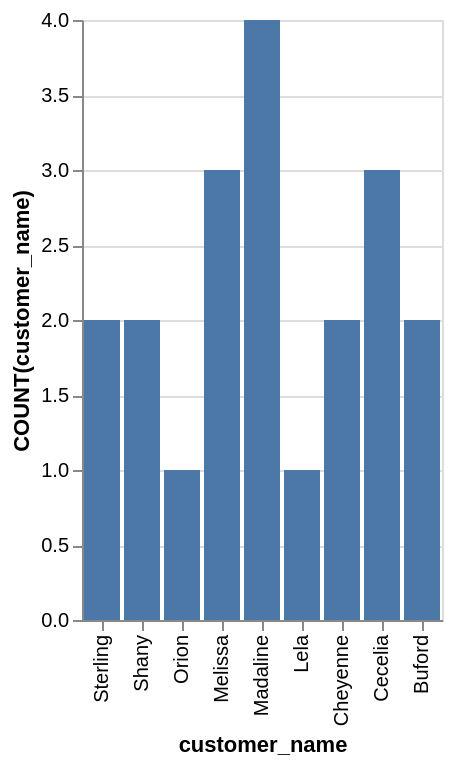

This figure's Vega-Lite source:
### Vega-Lite specification from a JSON file in a GitHub repository (floating-point values rounded to 4 significant figures)
{"data": {"values": [{"x_data": "Buford", "y_data": 2}, {"x_data": "Cecelia", "y_data": 3}, {"x_data": "Cheyenne", "y_data": 2}, {"x_data": "Lela", "y_data": 1}, {"x_data": "Madaline", "y_data": 4}, {"x_data": "Melissa", "y_data": 3}, {"x_data": "Orion", "y_data": 1}, {"x_data": "Shany", "y_data": 2}, {"x_data": "Sterling", "y_data": 2}]}, "mark": "bar", "encoding": {"x": {"field": "x_data", "type": "nominal", "title": "customer_name", "sort": "descending"}, "y": {"field": "y_data", "type": "quantitative", "title": "COUNT(customer_name)"}}}
